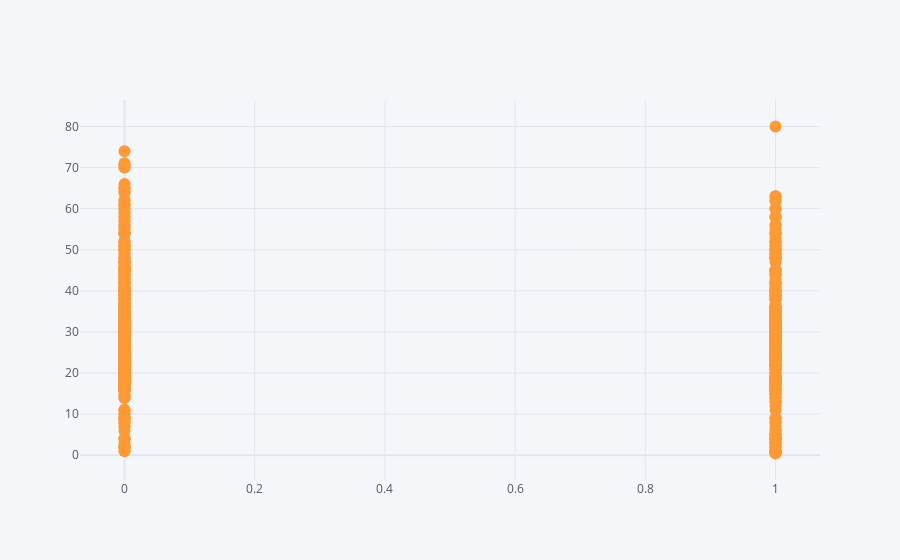

Notebook code cell kept with this figure:
### Code cell
df2.iplot(y='age',x='survived',mode='markers')

### Figure 1 — Plotly figure (JSON) as saved in the notebook; plotly's stock layout.template omitted (floating-point values rounded to 4 significant figures; data arrays with more than 128 entries replaced by an {"elided": "..."} marker saying what was removed)
{"data": [{"line": {"color": "rgba(255, 153, 51, 1.0)", "dash": "solid", "shape": "linear", "width": 1.3}, "marker": {"size": 12, "symbol": "circle"}, "mode": "markers", "name": "age", "text": "", "type": "scatter", "x": {"elided": "891 int values"}, "y": {"elided": "891 mixed values"}}], "layout": {"legend": {"bgcolor": "#F5F6F9", "font": {"color": "#4D5663"}}, "paper_bgcolor": "#F5F6F9", "plot_bgcolor": "#F5F6F9", "title": {"font": {"color": "#4D5663"}}, "xaxis": {"gridcolor": "#E1E5ED", "showgrid": true, "tickfont": {"color": "#4D5663"}, "title": {"font": {"color": "#4D5663"}, "text": ""}, "zerolinecolor": "#E1E5ED"}, "yaxis": {"gridcolor": "#E1E5ED", "showgrid": true, "tickfont": {"color": "#4D5663"}, "title": {"font": {"color": "#4D5663"}, "text": ""}, "zerolinecolor": "#E1E5ED"}}}
